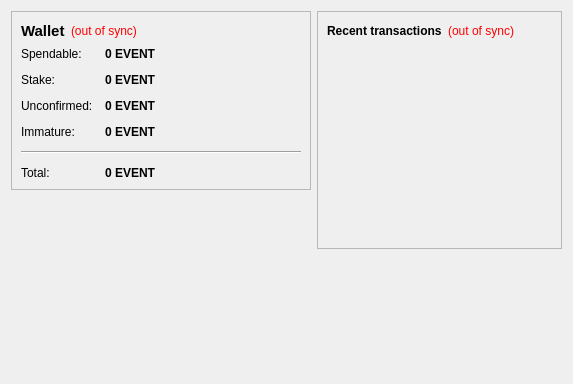
<?xml version="1.0" encoding="UTF-8"?>
<ui version="4.0">
 <class>OverviewPage</class>
 <widget class="QWidget" name="OverviewPage">
  <property name="geometry">
   <rect>
    <x>0</x>
    <y>0</y>
    <width>573</width>
    <height>342</height>
   </rect>
  </property>
  <property name="windowTitle">
   <string>Form</string>
  </property>
  <layout class="QHBoxLayout" name="horizontalLayout" stretch="1,1">
   <item>
    <layout class="QVBoxLayout" name="verticalLayout_2">
     <item>
      <widget class="QFrame" name="frame">
       <property name="frameShape">
        <enum>QFrame::StyledPanel</enum>
       </property>
       <property name="frameShadow">
        <enum>QFrame::Raised</enum>
       </property>
       <layout class="QVBoxLayout" name="verticalLayout_4">
        <item>
         <layout class="QHBoxLayout" name="horizontalLayout_4">
          <item>
           <widget class="QLabel" name="label_5">
            <property name="font">
             <font>
              <pointsize>11</pointsize>
              <weight>75</weight>
              <bold>true</bold>
             </font>
            </property>
            <property name="text">
             <string>Wallet</string>
            </property>
           </widget>
          </item>
          <item>
           <widget class="QLabel" name="labelWalletStatus">
            <property name="toolTip">
             <string>The displayed information may be out of date. Your wallet automatically synchronizes with the EventToken network after a connection is established, but this process has not completed yet.</string>
            </property>
            <property name="styleSheet">
             <string notr="true">QLabel { color: red; }</string>
            </property>
            <property name="text">
             <string notr="true">(out of sync)</string>
            </property>
            <property name="alignment">
             <set>Qt::AlignLeading|Qt::AlignLeft|Qt::AlignVCenter</set>
            </property>
           </widget>
          </item>
          <item>
           <spacer name="horizontalSpacer_2">
            <property name="orientation">
             <enum>Qt::Horizontal</enum>
            </property>
            <property name="sizeHint" stdset="0">
             <size>
              <width>40</width>
              <height>20</height>
             </size>
            </property>
           </spacer>
          </item>
         </layout>
        </item>
        <item>
         <layout class="QFormLayout" name="formLayout_2">
          <property name="fieldGrowthPolicy">
           <enum>QFormLayout::AllNonFixedFieldsGrow</enum>
          </property>
          <property name="horizontalSpacing">
           <number>12</number>
          </property>
          <property name="verticalSpacing">
           <number>12</number>
          </property>
          <item row="0" column="0">
           <widget class="QLabel" name="label">
            <property name="text">
             <string>Spendable:</string>
            </property>
           </widget>
          </item>
          <item row="0" column="1">
           <widget class="QLabel" name="labelBalance">
            <property name="font">
             <font>
              <weight>75</weight>
              <bold>true</bold>
             </font>
            </property>
            <property name="cursor">
             <cursorShape>IBeamCursor</cursorShape>
            </property>
            <property name="toolTip">
             <string>Your current spendable balance</string>
            </property>
            <property name="text">
             <string notr="true">0 EVENT</string>
            </property>
            <property name="textInteractionFlags">
             <set>Qt::LinksAccessibleByMouse|Qt::TextSelectableByKeyboard|Qt::TextSelectableByMouse</set>
            </property>
           </widget>
          </item>
          <item row="1" column="0">
           <widget class="QLabel" name="label_6">
            <property name="text">
             <string>Stake:</string>
            </property>
           </widget>
          </item>
          <item row="1" column="1">
           <widget class="QLabel" name="labelStake">
            <property name="font">
             <font>
              <weight>75</weight>
              <bold>true</bold>
             </font>
            </property>
            <property name="cursor">
             <cursorShape>IBeamCursor</cursorShape>
            </property>
            <property name="toolTip">
             <string>Total of coins that was staked, and do not yet count toward the current balance</string>
            </property>
            <property name="text">
             <string notr="true">0 EVENT</string>
            </property>
            <property name="textInteractionFlags">
             <set>Qt::LinksAccessibleByMouse|Qt::TextSelectableByKeyboard|Qt::TextSelectableByMouse</set>
            </property>
           </widget>
          </item>
          <item row="2" column="0">
           <widget class="QLabel" name="label_3">
            <property name="text">
             <string>Unconfirmed:</string>
            </property>
           </widget>
          </item>
          <item row="2" column="1">
           <widget class="QLabel" name="labelUnconfirmed">
            <property name="font">
             <font>
              <weight>75</weight>
              <bold>true</bold>
             </font>
            </property>
            <property name="cursor">
             <cursorShape>IBeamCursor</cursorShape>
            </property>
            <property name="toolTip">
             <string>Total of transactions that have yet to be confirmed, and do not yet count toward the current balance</string>
            </property>
            <property name="text">
             <string notr="true">0 EVENT</string>
            </property>
            <property name="textInteractionFlags">
             <set>Qt::LinksAccessibleByMouse|Qt::TextSelectableByKeyboard|Qt::TextSelectableByMouse</set>
            </property>
           </widget>
          </item>
          <item row="3" column="0">
           <widget class="QLabel" name="labelImmatureText">
            <property name="text">
             <string>Immature:</string>
            </property>
           </widget>
          </item>
          <item row="3" column="1">
           <widget class="QLabel" name="labelImmature">
            <property name="font">
             <font>
              <weight>75</weight>
              <bold>true</bold>
             </font>
            </property>
            <property name="toolTip">
             <string>Mined balance that has not yet matured</string>
            </property>
            <property name="text">
             <string notr="true">0 EVENT</string>
            </property>
            <property name="textInteractionFlags">
             <set>Qt::LinksAccessibleByMouse|Qt::TextSelectableByKeyboard|Qt::TextSelectableByMouse</set>
            </property>
           </widget>
          </item>
          <item row="4" column="0" colspan="2">
           <widget class="Line" name="line">
            <property name="orientation">
             <enum>Qt::Horizontal</enum>
            </property>
           </widget>
          </item>
          <item row="5" column="0">
           <widget class="QLabel" name="labelTotalText">
            <property name="text">
             <string>Total:</string>
            </property>
           </widget>
          </item>
          <item row="5" column="1">
           <widget class="QLabel" name="labelTotal">
            <property name="font">
             <font>
              <weight>75</weight>
              <bold>true</bold>
             </font>
            </property>
            <property name="cursor">
             <cursorShape>IBeamCursor</cursorShape>
            </property>
            <property name="toolTip">
             <string>Your current total balance</string>
            </property>
            <property name="text">
             <string notr="true">0 EVENT</string>
            </property>
            <property name="textInteractionFlags">
             <set>Qt::LinksAccessibleByMouse|Qt::TextSelectableByKeyboard|Qt::TextSelectableByMouse</set>
            </property>
           </widget>
          </item>
         </layout>
        </item>
       </layout>
      </widget>
     </item>
     <item>
      <spacer name="verticalSpacer">
       <property name="orientation">
        <enum>Qt::Vertical</enum>
       </property>
       <property name="sizeHint" stdset="0">
        <size>
         <width>20</width>
         <height>40</height>
        </size>
       </property>
      </spacer>
     </item>
	         <item>
         <widget class="QLabel" name="label_2">
          <property name="minimumSize">
           <size>
            <width>300</width>
            <height>177</height>
           </size>
          </property>
          <property name="text">
           <string>&lt;html&gt;&lt;head/&gt;&lt;body&gt;&lt;p align=&quot;center&quot;&gt;&lt;a href=&quot;https://EventToken.com&quot;&gt;&lt;span style=&quot; text-decoration: underline; color:#0000ff;&quot;&gt;&lt;img src=&quot;:/images/wallet&quot;/&gt;&lt;/span&gt;&lt;/a&gt;&lt;/p&gt;&lt;/body&gt;&lt;/html&gt;</string>
          </property>
         </widget>
        </item>
        <item>
         <spacer name="verticalSpacer_3">
          <property name="orientation">
           <enum>Qt::Vertical</enum>
          </property>
          <property name="sizeHint" stdset="0">
           <size>
            <width>20</width>
            <height>10</height>
           </size>
          </property>
         </spacer>
        </item>
    </layout>
   </item>
   <item>
    <layout class="QVBoxLayout" name="verticalLayout_3">
     <item>
      <widget class="QFrame" name="frame_2">
       <property name="frameShape">
        <enum>QFrame::StyledPanel</enum>
       </property>
       <property name="frameShadow">
        <enum>QFrame::Raised</enum>
       </property>
       <layout class="QVBoxLayout" name="verticalLayout">
        <item>
         <layout class="QHBoxLayout" name="horizontalLayout_2">
          <item>
           <widget class="QLabel" name="label_4">
            <property name="text">
             <string>&lt;b&gt;Recent transactions&lt;/b&gt;</string>
            </property>
           </widget>
          </item>
          <item>
           <widget class="QLabel" name="labelTransactionsStatus">
            <property name="toolTip">
             <string>The displayed information may be out of date. Your wallet automatically synchronizes with the EventToken network after a connection is established, but this process has not completed yet.</string>
            </property>
            <property name="styleSheet">
             <string notr="true">QLabel { color: red; }</string>
            </property>
            <property name="text">
             <string notr="true">(out of sync)</string>
            </property>
            <property name="alignment">
             <set>Qt::AlignRight|Qt::AlignTrailing|Qt::AlignVCenter</set>
            </property>
           </widget>
          </item>
          <item>
           <spacer name="horizontalSpacer">
            <property name="orientation">
             <enum>Qt::Horizontal</enum>
            </property>
            <property name="sizeHint" stdset="0">
             <size>
              <width>40</width>
              <height>20</height>
             </size>
            </property>
           </spacer>
          </item>
         </layout>
        </item>
        <item>
         <widget class="QListView" name="listTransactions">
          <property name="styleSheet">
           <string notr="true">QListView { background: transparent; }</string>
          </property>
          <property name="frameShape">
           <enum>QFrame::NoFrame</enum>
          </property>
          <property name="verticalScrollBarPolicy">
           <enum>Qt::ScrollBarAlwaysOff</enum>
          </property>
          <property name="horizontalScrollBarPolicy">
           <enum>Qt::ScrollBarAlwaysOff</enum>
          </property>
          <property name="selectionMode">
           <enum>QAbstractItemView::NoSelection</enum>
          </property>
         </widget>
        </item>
       </layout>
      </widget>
     </item>
     <item>
      <spacer name="verticalSpacer_2">
       <property name="orientation">
        <enum>Qt::Vertical</enum>
       </property>
       <property name="sizeHint" stdset="0">
        <size>
         <width>20</width>
         <height>40</height>
        </size>
       </property>
      </spacer>
     </item>
    </layout>
   </item>
  </layout>
 </widget>
 <resources/>
 <connections/>
</ui>
